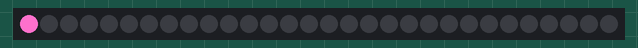
This sketch was run on a simulated Arduino Uno, built with avr-gcc and run on an emulated ATmega328P. Shown: 30 RGB LEDs in strip order, left to right.

Above: at 0.01 s.
At 4.94 s:
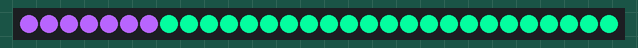
At 9.97 s:
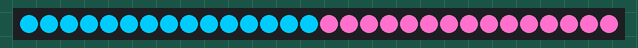
At 19.94 s:
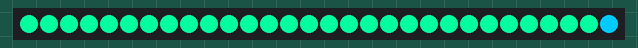
At 29.9 s:
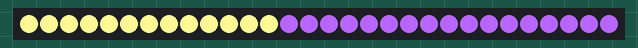
At 39.87 s:
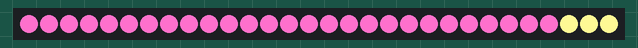

The sketch:

day_1.ino
```cpp
#include <Adafruit_NeoPixel.h>

#define NPIXEL 30
#define PIN 7

Adafruit_NeoPixel strip = Adafruit_NeoPixel(NPIXEL, PIN); // (pixels, pin)
const int SW_pin = 2; //Joystick Button
const int X_pin = 0; //Joystick X Axis
const int Y_pin = 1; //Joystick Y Axis
//int pixel = 0;
bool par = true;
//int s_pix = pixel;

namespace vaporwave {
  uint32_t rosa = strip.Color(255,113,206);
  uint32_t azul = strip.Color(1,205,254);
  uint32_t verde = strip.Color(5,255,161);
  uint32_t morado = strip.Color(185,103,255);
  uint32_t amarillo = strip.Color(255,251,150);
  uint32_t colors[] = {rosa,azul,verde,morado,amarillo};
}

int aPix=0;
int bPix=1;

void setup() {
  pinMode(SW_pin, INPUT);
  digitalWrite(SW_pin, HIGH);
  Serial.begin(115200);

  strip.begin();
  strip.setBrightness(250); // 250 Full brightness
  strip.show();             // All pixels off
}

void loop() {
  alternateColorCascade();

//  basicLedCar(X_pin,47,244,10,aPix);
//  basicLedCar(Y_pin,255,0,0,bPix);

  strip.show();
  delay(50);
}

void rainbowRun() {
  for(int i=2;i<NPIXEL;i++) {
    strip.setPixelColor(i-2,0,0,255);
    strip.setPixelColor(i-1,0,255,0);
    strip.setPixelColor(i,255,0,0);
    delay(50);
    strip.show();
    strip.fill(0,0,0);
  }
}

void basicLedCar(int xPin, int r, int g, int b, int& pixel) {
  if (analogRead(xPin)>1000) {
    strip.setPixelColor(pixel,0,0,0);
    pixel=(pixel+1)%NPIXEL;
    strip.setPixelColor(pixel, r, g, b);
  } else if (analogRead(xPin)<24) {
    strip.setPixelColor(pixel,0,0,0);
    pixel=pixel>0?pixel-1:29;
    strip.setPixelColor(pixel, r, g, b);
  } else {
    strip.setPixelColor(pixel, r, g, b);
  }
}
/*
void shot() {
  if (digitalRead(SW_pin)==LOW)
    s_pix = pixel+2;
    strip.setPixelColor(pixel+1,255,0,0);
    strip.show();
  if (s_pix>pixel) {
    strip.setPixelColor(s_pix-1,0,0,0);
    strip.setPixelColor(s_pix,255,0,0);
    strip.show();
    s_pix = s_pix>NPIXEL?s_pix++:pixel;
  }
}
*/
void alternateColor() {
  if (analogRead(X_pin)>1000)
    par = true;
  else if (analogRead(X_pin)<24)
    par = false;

  for(int i = 0; i < NPIXEL;i++) {
    if(par) {
      if(i%2==0)
        strip.setPixelColor(i,255,113,206);
      else
        strip.setPixelColor(i,255,251,150);
    } else {
      if(i%2==0)
        strip.setPixelColor(i,255,251,150);
      else
        strip.setPixelColor(i,255,113,206);
    }
  }

  strip.show();
}

void alternateColorFull() {
  par = !par;
  for (int i=0;i<NPIXEL;i++) {
    if(par) {
      if(true)//i%4==0)
        strip.setPixelColor(i,vaporwave::verde);
      else
        strip.setPixelColor(i,vaporwave::morado);
    } else {
      if(true)//i%4==0)
        strip.setPixelColor(i,vaporwave::morado);
      else
        strip.setPixelColor(i,vaporwave::verde);
    }
  }
}

int colorIndex=0;
int pixelIndex=0;

void alternateColorCascade() {
  if (pixelIndex>=strip.numPixels()) {
    colorIndex = (colorIndex<4)?(colorIndex+1):0;
    pixelIndex = 0;
  }
  strip.setPixelColor(pixelIndex,vaporwave::colors[colorIndex]);
  pixelIndex++;
}
```
